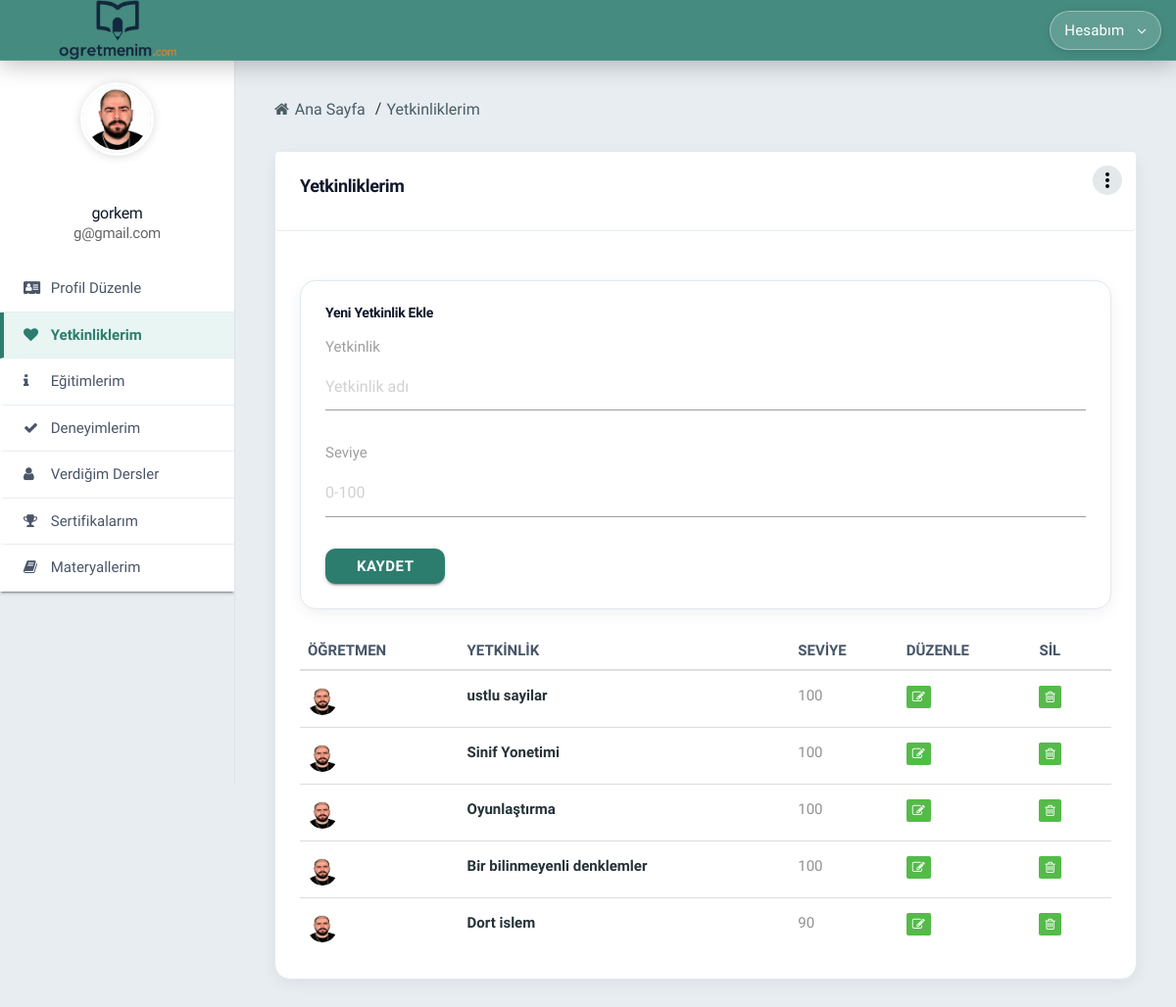
Screenshot of /adminpanel/listing-skill (signed in) with the database file from the repository.
### conntoapp/models.py (models this page shows, shortened)
class CustomUser(AbstractUser):
    fullname = models.CharField(max_length=100, verbose_name="Ad Soyad")
    twitter = models.CharField(max_length=100, null=True, blank=True, verbose_name="Twitter (X)")
    facebook = models.CharField(max_length=100, null=True, blank=True, verbose_name="Facebook")
    linkedin = models.CharField(max_length=100, null=True, blank=True, verbose_name="LinkedIn")
    instagram = models.CharField(max_length=100, null=True, blank=True, verbose_name="Instagram")
    gender = models.CharField(max_length=6, choices=CustomUserChoices.GENDER_CHOICES, verbose_name="Cinsiyet")
    birth_date = models.DateField(verbose_name="Doğum Tarihi")
    phone = models.CharField(max_length=20, null=True, blank=True, verbose_name="Telefon")
    branch = models.CharField(
        max_length=50,
        choices=TeacherChoices.BRANCH_CHOICES,
        default='matematik',
        verbose_name="Branş",
    )
    experience_years = models.CharField(
        max_length=10,
        choices=TeacherChoices.EXPERIENCE_CHOICES,
        default='0-1',
        verbose_name="Deneyim Süresi",
    )
    work_schedule = models.CharField(
        max_length=20,
        choices=TeacherChoices.WORK_SCHEDULE_CHOICES,
        default='her_ikisi',
        verbose_name="Çalışma Şekli",
    )
    city = models.CharField(max_length=30, choices=CustomUserChoices.TURKISH_CITIES, verbose_name="Şehir")
    district = models.CharField(max_length=50, null=True, blank=True, verbose_name="İlçe")
    job = models.CharField(max_length=20, blank=True, default='')
    short_description = models.CharField(max_length=100, null=True, blank=True, verbose_name="Kısa Tanıtım")
    long_description = models.TextField(max_length=500, null=True, blank=True, verbose_name="Biyografi")
    view = models.IntegerField(default=0)
    last_seen = models.DateTimeField(null=True, blank=True, verbose_name="Son Aktiflik")
    image = models.ImageField(upload_to="images/", default="images/default.jpg", null=False, blank=False, verbose_name="Profil Fotoğrafı")
    class Meta:
        verbose_name = "Öğretmen"
        verbose_name_plural = "Öğretmenler"

class UserSkill(models.Model):
    custom_user = models.ForeignKey(CustomUser, on_delete=models.CASCADE, related_name="userskills")
    skill_name = models.CharField(max_length=50, verbose_name="Yetkinlik")
    skill_degree = models.SmallIntegerField(verbose_name="Seviye")
    class Meta:
        verbose_name = "Yetkinlik"
        verbose_name_plural = "Yetkinlikler"

### conntoapp/views.py (the view)
# urls.py: path('listing-skill', views.listingSkill, name="listingSkill"),
@login_required
def listingSkill(request):
    return render(request, "admintemplate/listing-skill.html", {
        'teacherSkillForm': TeacherSkillForm(),
    })

### conntoapp/forms.py (shortened to what this page needs)
class TeacherSkillForm(forms.ModelForm):
    skill_degree = forms.IntegerField(
        min_value=0,
        max_value=100,
        label='Seviye',
        error_messages={
            'min_value': 'Yetkinlik seviyesi 0 ile 100 arasında olmalıdır.',
            'max_value': 'Yetkinlik seviyesi 0 ile 100 arasında olmalıdır.',
            'invalid': 'Geçerli bir sayı girin.',
            'required': 'Yetkinlik seviyesi zorunludur.',
        },
        widget=forms.NumberInput(attrs={
            'type': 'number',
            'min': 0,
            'max': 100,
            'step': 1,
            'required': True,
            'placeholder': '0-100',
            'class': 'skill-degree-input',
        }),
    )
    class Meta:
        model = UserSkill
        fields = ['skill_name', 'skill_degree']
        widgets = {
            'skill_name': forms.TextInput(attrs={'required': True, 'placeholder': 'Yetkinlik adı'}),
        }
    def __init__(self, *args, user=None, **kwargs):
        self.user = user
        super().__init__(*args, **kwargs)
        if not self.user and self.instance.pk:
            self.user = self.instance.custom_user

### conntoapp/context_processors.py (called while the page is built)
def site_processor(request):
    return {
        'SITE_NAME': settings.SITE_NAME,
        'SITE_TAGLINE': settings.SITE_TAGLINE,
        'header_branches': TeacherChoices.BRANCH_CHOICES,
        'header_cities': CustomUserChoices.TURKISH_CITIES,
    }

def course_center_processor(request):
    if 'course_center_id' in request.session:
        try:
            course_center = CourseCenter.objects.get(id=request.session['course_center_id'])
            return {
                'current_course_center': course_center,
                'is_course_center_view': True,
            }
        except CourseCenter.DoesNotExist:
            del request.session['course_center_id']
            del request.session['is_course_center']
    return {
        'current_course_center': None,
        'is_course_center_view': False,
    }

### conntoapp/user_presence.py (called while the page is built)
def should_update_presence(last_seen):
    if not last_seen:
        return True
    return timezone.now() - last_seen >= PRESENCE_UPDATE_INTERVAL

### conntoapp/templates/admintemplate/listing-skill.html (shortened to what this page needs)
{% extends 'conntoapp/adminbase/adminpanelbase.html' %}
{% load static %}
{% block content %}
  <div class="sb2-2">
    <div class="sb2-2-2">
      <ul>
        <li><a><i class="fa fa-home" aria-hidden="true"></i> Ana Sayfa</a></li>
        <li class="active-bre"><a>Yetkinliklerim</a></li>
      </ul>
    </div>
    <div class="sb2-2-3">
      <div class="row">
        <div class="col-md-12">
          <div class="box-inn-sp">
            <div class="inn-title">
              <h4>Yetkinliklerim</h4>
              <a class="dropdown-button drop-down-meta" href="#" data-activates="dr-users"><i class="material-icons">more_vert</i></a>
            </div>
            <div class="tab-inn">
              <div class="bor" style="margin-bottom: 24px;">
                <h5 style="margin-bottom: 16px;">Yeni Yetkinlik Ekle</h5>
                <form method="POST" action="{% url 'teacherSkillAccept' %}" class="connto-skill-form">
                  {% for field in teacherSkillForm %}
                    <div class="skill-field-wrap" style="margin-bottom: 12px;">
                      <label for="{{ field.id_for_label }}">{{ field.label }}</label>
                      {{ field }}
                    </div>
                  {% endfor %}
                  <button type="submit" class="btn btn-primary">KAYDET</button>
                </form>
              </div>
              <div class="table-responsive table-desi">
                <table class="table table-hover">
                  <thead>
                    <tr>
                      <th>Öğretmen</th>
                      <th>Yetkinlik</th>
                      <th>Seviye</th>
                      <th>Düzenle</th>
                      <th>Sil</th>
                    </tr>
                  </thead>
                  <tbody>
                    {% for skill in user.userskills.all %}
                      <tr>
                        <td><span class="list-img"><img src="{{ user.image.url }}" alt="" /></span></td>
                        <td><span class="list-enq-name">{{ skill.skill_name }}</span></td>
                        <td>{{ skill.skill_degree }}</td>
                        <td><a href="{% url 'updateSkill' skill.id %}"><i class="fa fa-pencil-square-o" aria-hidden="true"></i></a></td>
                        <td><a href="#" onclick="confirmDelete('{% url 'deleteSkill' skill.id %}'); return false;"><i class="fa fa-trash-o" aria-hidden="true"></i></a></td>
                      </tr>
                    {% empty %}
                      <tr><td colspan="5">Henüz yetkinlik eklenmemiş.</td></tr>
                    {% endfor %}
                  </tbody>
                </table>
              </div>
            </div>
          </div>
        </div>
      </div>
    </div>
  </div>
{% endblock %}

### templates/conntoapp/adminbase/adminpanelbase.html (shortened to what this page needs)
{% load static %}
<!DOCTYPE html>
<html lang="tr">
  <head>
    <link rel="stylesheet" href="{% static 'adminstatic/css/font-awesome.min.css' %}" />
    <link rel="stylesheet" href="{% static 'adminstatic/css/style.css' %}" />
    <link rel="stylesheet" href="{% static 'adminstatic/css/mob.css' %}" />
    <link rel="stylesheet" href="{% static 'adminstatic/css/bootstrap.css' %}" />
    <link rel="stylesheet" href="{% static 'adminstatic/css/materialize.css' %}" />
    <link rel="stylesheet" href="{% static 'edu-theme.css' %}?v=55" />
  </head>
  <body class="edu-panel-page">
    <div class="container-fluid sb1">
      <div class="row">
        <div class="col-md-2 col-sm-3 col-xs-6 sb1-1 edu-panel-header-brand">
          {% include 'conntoapp/partials/site-logo.html' with logo_class='connto-site-logo--panel' %}
        </div>
        <div class="col-md-6 col-sm-6 mob-hide"></div>
        <div class="col-md-2 tab-hide"></div>
        <div class="col-md-2 col-sm-3 col-xs-6">
          <a class="waves-effect dropdown-button top-user-pro" href="#" data-activates="top-menu">
            <span class="top-user-pro__label">Hesabım</span><i class="fa fa-angle-down"></i>
          </a>
        </div>
      </div>
    </div>
    <div class="container-fluid sb2">
      <div class="row">
        <div class="sb2-1">
          <div class="sb2-12">
            <ul>
              <li>
                <span class="connto-avatar connto-avatar--xl">
                  <img class="connto-avatar__img" src="{{ user.image.url }}" alt="{{ user.fullname }}" />
                </span>
              </li>
              <li><h5>{{ user.fullname }} <span>{{ user.email }}</span></h5></li>
            </ul>
          </div>
          <div class="sb2-13">
            <ul class="collapsible edu-panel-nav">
              <li{% if request.resolver_match.url_name == 'addItems' %} class="active"{% endif %}><a href="{% url 'addItems' %}"><i class="fa fa-address-card"></i> Profil Düzenle</a></li>
              <li{% if request.resolver_match.url_name == 'listingSkill' %} class="active"{% endif %}><a href="{% url 'listingSkill' %}"><i class="fa fa-heart"></i> Yetkinliklerim</a></li>
              <li{% if request.resolver_match.url_name == 'listingEducation' %} class="active"{% endif %}><a href="{% url 'listingEducation' %}"><i class="fa fa-info"></i> Eğitimlerim</a></li>
              <li{% if request.resolver_match.url_name == 'listingExperience' %} class="active"{% endif %}><a href="{% url 'listingExperience' %}"><i class="fa fa-check"></i> Deneyimlerim</a></li>
              <li{% if request.resolver_match.url_name == 'listingService' %} class="active"{% endif %}><a href="{% url 'listingService' %}"><i class="fa fa-user"></i> Verdiğim Dersler</a></li>
              <li{% if request.resolver_match.url_name == 'listingAward' %} class="active"{% endif %}><a href="{% url 'listingAward' %}"><i class="fa fa-trophy"></i> Sertifikalarım</a></li>
              <li{% if request.resolver_match.url_name == 'listingWork' %} class="active"{% endif %}><a href="{% url 'listingWork' %}"><i class="fa fa-book"></i> Materyallerim</a></li>
            </ul>
          </div>
        </div>
        {% block content %}{% endblock %}
      </div>
    </div>
  </body>
</html>

### static/adminstatic/css/style.css (style rules this page uses)
body { font-family: 'Quicksand', sans-serif; font-weight:500; }
.material-icons { font-family: 'Material Icons'; font-weight: normal; font-style: normal; font-size: 24px; line-height: 1; letter-spacing: normal; text-transform: none; display: inline-block; white-space: nowrap; word-wrap: normal; direction: ltr; -webkit-font-feature-settings: 'liga'; -webkit-font-smoothing: antialiased; }
h1, h2, h3, h4, h5, h6 { margin-top: 0px; margin-bottom: 0px; font-family: 'Quicksand', sans-serif; }
a,li,p,span,td,th { font-family: 'Quicksand', sans-serif; font-weight:500; }
a { -webkit-transition: all 0.5s ease; -moz-transition: all 0.5s ease; -o-transition: all 0.5s ease; transition: all 0.5s ease; }
.sb1 { background: #ffffff; position: fixed; width: 100%; top: 0px; z-index: 9999; box-shadow: 0px 2px 5px rgba(0, 0, 0, 0.17); }
.sb2 { background: #e8edf2; margin-top: 59px; }
.sb2-1 { float: left; width: 20%; background: #e8edf2; color: #fff; height: 90%; position: fixed; -webkit-transition: all 0.5s ease; -moz-transition: all 0.5s ease; -o-transition: all 0.5s ease; transition: all 0.5s ease; overflow-y: auto; }
.sb2-1 a { color: #cecece; -webkit-transition: all 0.5s ease; -moz-transition: all 0.5s ease; -o-transition: all 0.5s ease; transition: all 0.5s ease; }
.sb2-12 { position: relative; overflow: hidden; padding: 25px 15px; background: #ffffff; text-align: center; }
.sb2-12 ul { padding: 0px; }
.sb2-12 ul li { float: left; display: inline-block; }
.sb2-12 ul li:nth-child(1) { width: 100%; margin-bottom: 25px; }
.sb2-12 ul li:nth-child(2) { width: 100%; padding: 0px 7px; }
.sb2-12 ul li img { width: 75px; border-radius: 50%; border: 3px solid #fff; box-shadow: 0px 1px 10px 1px rgba(0, 0, 0, 0.15); }
.sb2-12 ul li h5 { margin-bottom: 0px; margin-top: 0px; font-size: 15px; color: #666; font-weight: 500; }
.sb2-12 ul li h5 span { display: block; font-size: 12px; color: #666; padding-top: 3px; font-weight: 400; }
.sb2-13 { background: #ffffff; }
.sb2-13 ul { margin-left: 0px; padding-left: 0px; margin-bottom: 0px; }
.sb2-13 ul li { list-style-type: none; }
.sb2-13 ul li a { display: block; font-size: 13px; padding: 10px 0px; border-bottom: 1px solid #e8edf2; padding: 12px 20px; color: #666; }
.sb2-13 ul li a i { margin-right: 8px; width: 16px; }
.sb2-2 { float: left; width: 80%; padding: 40px; margin-left: 20%; background: #e8edf2; }
.sb2-2-2 { position: relative; overflow: hidden; margin-bottom: 15px; }
.sb2-2-2 ul { padding: 0px; margin-bottom: 0px; }
.sb2-2-2 ul li { list-style-type: none; float: left; padding-right: 5px; }
.sb2-2-2 ul li a { color: #495d65; vertical-align: middle; }
.sb2-2-2 ul li a i { padding-right: 2px; }
.active-bre:before { content: "/"; padding: 0 5px; color: #333; }
.bor { border: 1px solid #cccccc; padding: 25px; margin-bottom: 25px; margin-top: 25px; }
.sb2-2-3 { margin-top: 30px; }
.list-img img { width: 30px; height: 30px; border-radius: 50px; }
.list-enq-name { display: block; font-weight: 700; color: #263238; }
.inn-title { padding: 25px 25px; background: #ffffff; border-bottom: 1px solid #e8edf2; border-radius: 4px; }
.inn-title h4 { font-weight: 700; padding-bottom: 10px; color: #344054; }
.table-desi thead tr th { text-transform: uppercase; font-size: 12px; font-weight: 700; }
.table-desi tbody tr td { color: #929292; padding: 15px 8px 12px 8px !important; }
.table-desi i { background: #54bb49; color: #ffffff; padding: 5px 6px; border-radius: 2px; font-size: 13px; text-align: center; margin-right: 10px; }
.table-desi tbody tr td a { color: #929292; }
.drop-down-meta { position: absolute; right: 30px; padding: 3px; color: black; z-index: 999; top: 15px; background: #e3e8ea; width: 30px; height: 30px; border-radius: 25px; }
.box-inn-sp { background: #fff; border-radius: 4px; box-shadow: 0px 1px 10px 1px rgba(0, 0, 0, 0.05); }
.tab-inn { padding: 25px; }
.top-user-pro { padding: 18px 20px; color: #666; float: right; }
.top-user-pro i { margin-left: 5px; }

### rows the page displays
CustomUser: image (picture), fullname "gorkem", email "g@gmail.com"
UserSkill: image (picture), skill_name "ustlu sayilar", skill_degree "100"
UserSkill: image (picture), skill_name "Sinif Yonetimi", skill_degree "100"
UserSkill: image (picture), skill_name "Oyunlaştırma", skill_degree "100"
UserSkill: image (picture), skill_name "Bir bilinmeyenli denklemler", skill_degree "100"
UserSkill: image (picture), skill_name "Dort islem", skill_degree "90"

### other values shown
{{ field.label }} "Yetkinlik" "Seviye"
